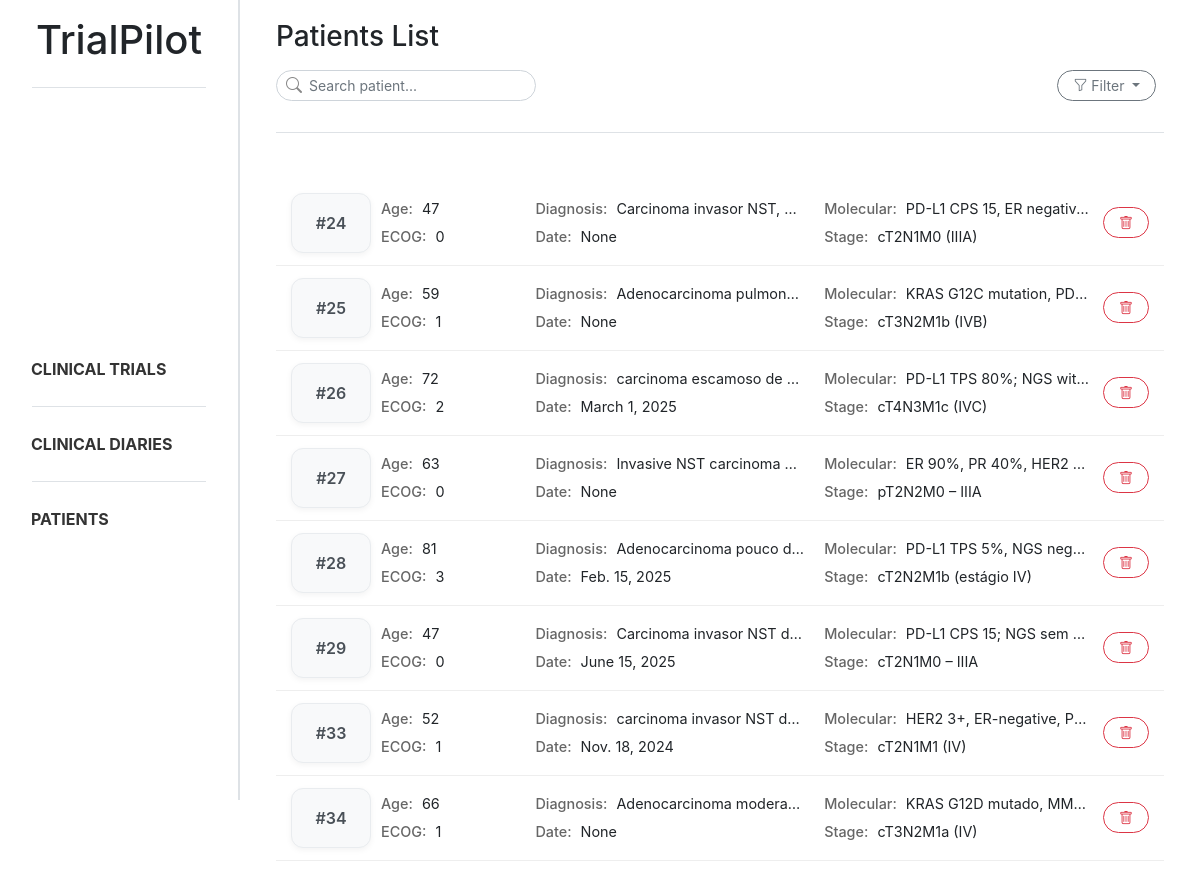
The page /patients/ on the database as committed earlier.
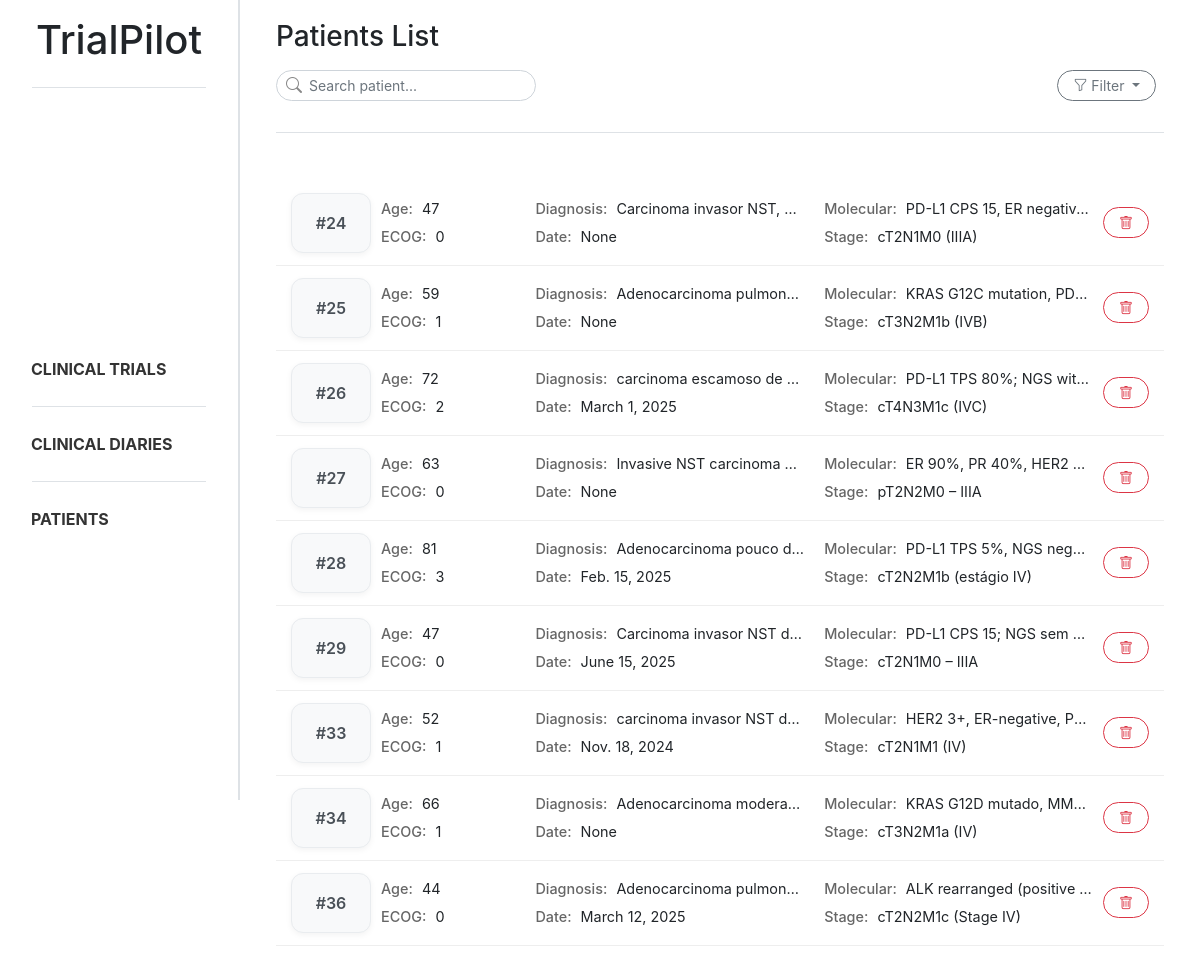
The same page on the database as committed later.
### trialpilot/models.py (models this page shows, shortened)
class Patient_profile(models.Model):
    document = models.ForeignKey(Document, on_delete=models.CASCADE, related_name="patient_profiles")
    age = models.IntegerField(null=True, blank=True)
    ecog_ps = models.IntegerField(null=True, blank=True)
    diagnosis = models.CharField(max_length=255, null=True, blank=True)
    diagnosis_date = models.DateField(null=True, blank=True)
    molecular_status = models.CharField(max_length=255, null=True, blank=True)
    stage = models.CharField(max_length=50, null=True, blank=True)
    control = models.CharField(max_length=255, null=True, blank=True)

### trialpilot/views.py (the view, shortened to what this page needs)
# urls.py: path('patients/', patient_list, name='patient_list'),
def patient_list(request):
    search = request.GET.get("search", "").strip()
    stage = request.GET.get("stage", "").strip()
    molecular_status = request.GET.get("molecular_status", "").strip()
    patients = Patient_profile.objects.all()
    if stage:
        patients = patients.filter(stage__icontains=stage)
    if molecular_status:
        patients = patients.filter(molecular_status__icontains=molecular_status)
    patient_data = []
    for patient in patients:
        treatments = Treatment.objects.filter(patient=patient)
        patient_data.append((patient, treatments))
    return render(request, 'trialpilot/patient_list.html', {
        'patient_data': patient_data,
        'search': search,
        'stage': stage,
        'molecular_status': molecular_status,
    })

### trialpilot/templates/trialpilot/patient_list.html (shortened to what this page needs)
{% extends "trialpilot/base.html" %}
{% block content %}
<div class="d-flex flex-column mb-4 ml-3 mr-3">
    <h3 class="mb-3">Patients List</h3>
    <div class="d-flex justify-content-between align-items-center mb-3">
        <form method="GET">
            <div class="position-relative" style="width:260px">
                <i class="bi bi-search position-absolute"
                    style="left:10px; top:50%; transform:translateY(-50%); color:#888;"></i>
                <input type="text" name="search" class="form-control form-control-sm rounded-ui"
                    style="padding-left: 32px;" placeholder="Search patient...">
            </div>
        </form>
        <div class="dropdown" style="margin-right: 0.5rem;">
            <button class="btn btn-outline-secondary btn-sm rounded-ui dropdown-toggle" type="button"
                data-bs-toggle="dropdown" aria-expanded="false">
                <i class="bi bi-funnel"></i>
                Filter
            </button>
        </div>
    </div>
    <div class="sidebar-divider mb-4"></div>
</div>
<div class="patient-list ml-3 mr-3">
    {% for patient, treatments in patient_data %}
    <div class="patient-card patient-card-trigger" data-id="{{ patient.id }}" data-age="{{ patient.age }}"
        data-ecog="{{ patient.ecog_ps }}" data-diagnosis="{{ patient.diagnosis }}"
        data-date="{{ patient.diagnosis_date }}" data-molecular="{{ patient.molecular_status }}"
        data-stage="{{ patient.stage }}" data-control="{{ patient.control }}" data-treatments='[
        {% for t in treatments %}
            {
                "name": "{{ t.treatment_name|escapejs }}",
                "start": "{{ t.start_date }}",
                "end": "{{ t.end_date|default:"Ongoing" }}"
            }{% if not forloop.last %},{% endif %}
        {% endfor %}
     ]'>
        <div class="patient-layout">
            <div class="patient-id">
                #{{ patient.id }}
            </div>
            <div class="patient-grid">
                <div><strong>Age:</strong> {{ patient.age }}</div>
                <div><strong>Diagnosis:</strong> {{ patient.diagnosis }}</div>
                <div><strong>Molecular:</strong> {{ patient.molecular_status }}</div>
                <div><strong>ECOG:</strong> {{ patient.ecog_ps }}</div>
                <div><strong>Date:</strong> {{ patient.diagnosis_date }}</div>
                <div><strong>Stage:</strong> {{ patient.stage }}</div>
            </div>
            <div class="patient-actions">
                <button class="btn btn-outline-danger btn-sm reset-btn rounded-ui"
                    data-document-id="{{ patient.document.id }}" data-patient-id="{{ patient.id }}">
                    <i class="bi bi-trash"></i>
                </button>
            </div>
        </div>
    </div>
    {% endfor %}
</div>
{% endblock %}

Rows that differ between the two databases and show on the page:
added Patient_profile: id "36", age "44", diagnosis "Adenocarcinoma pulmon…", molecular_status "ALK rearranged (positive…", ecog_ps "0", diagnosis_date "March 12, 2025", stage "cT2N2M1c (Stage IV)"
